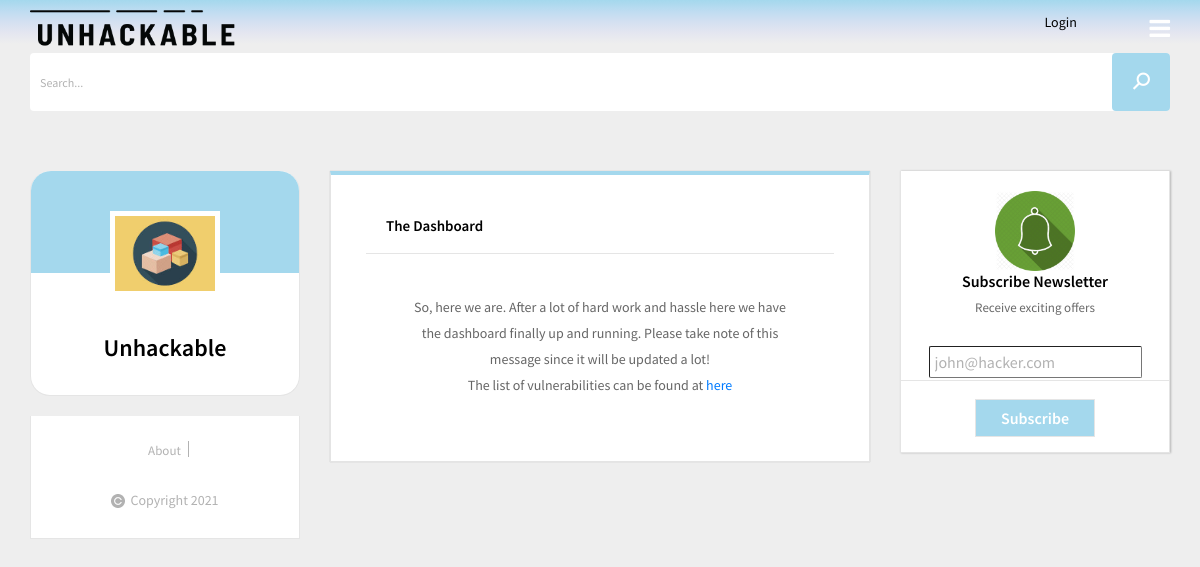
The app's page /dashboard/1 with its own data.
### tables this page shows
CREATE TABLE pages(pageId INT, title TEXT, content TEXT);

### project/controllers/Dashboard.py (the view)
@app.route("/dashboard/<pageId>", methods=['GET'])
def inject(pageId):
    if pageId == 0:
        pageId = 1
    sqli  = Dashboard()
    values = sqli.getPage(pageId)
    title   = values[0][0]
    content = values[0][1]
    return render_template("dashboard/index.html",title = title, content = content, id = id)

### project/__init__.py (called while the page is built)
@app.before_request
def before_request_func():
    url = request.url
    now = datetime.now()
    if("/static/" not in url and "/favicon.ico" not in url ):
        log = os.path.join(current_app.root_path, "static/log/log.txt")
        f = open(log, "a")
        val = str(request.values)
        fil = str(request.files)
        value_1 = val.replace("CombinedMultiDict([ImmutableMultiDict([]),","")
        value_2 = value_1.replace("ImmutableMultiDict([])","")
        final_val = value_2.replace("ImmutableMultiDict","")
        file_1 = fil.replace("CombinedMultiDict([ImmutableMultiDict([]),","")
        file_2 = file_1.replace("ImmutableMultiDict([])","")
        final_file = file_2.replace("ImmutableMultiDict","")
        f.write(str(request.remote_addr)+" - "+"["+str(now)+"] - "+str(request.method)+" "+str(request.url)+" - "+str(final_val)+" "+str(final_file)+"\r\n")
        f.close()

### project/config/sqlite.py (called while the page is built)
def database_con():
    with sqlite3.connect("Database.db") as con:
        cur = con.cursor()
    return con

### project/controllers/Monitoring.py (called while the page is built)
@app.context_processor
def utility_processor():
    def system_call(command):
        output = os.popen(command).read()
        return output
    return dict(system_call=system_call)

### project/models/Dashboard.py (called while the page is built)
    def getPage(self, pageId):
	    db = database_con()
	    cur = db.execute('SELECT title, content FROM pages WHERE pageId=?',(pageId, ))
	    return cur.fetchall()

### project/templates/dashboard/index.html
{% extends "layout/layout.html" %} {% block title %}Index{% endblock %} {% block content %}
<div class="col-lg-12">
    <div class="panel panel-primary">
        <div class="sd-title">
            <h3>{{title}}</h3>
        </div>
        <div class="jobs-list">
            <div class="jobs-list">
                <center>
                    <p>
                     {{content}}
                    </p>
                    <p><strong>
                        The list of vulnerabilities can be found at <a href="/list">here</a>
                    </strong>
                       </p>
                </center>
            </div>
        </div>
    </div>
</div>
{% endblock %}

### project/static/css/responsive.css (style rules this page uses)
@media (max-width: 1200px) { .sd-title h3 { font-size: 15px; } }

### records on screen
pages: title "The Dashboard", content "So, here we are. After a lot of hard work and hassle here we have the dashboard finally up and running. Please take note of this message since it will be updated a lot!"
